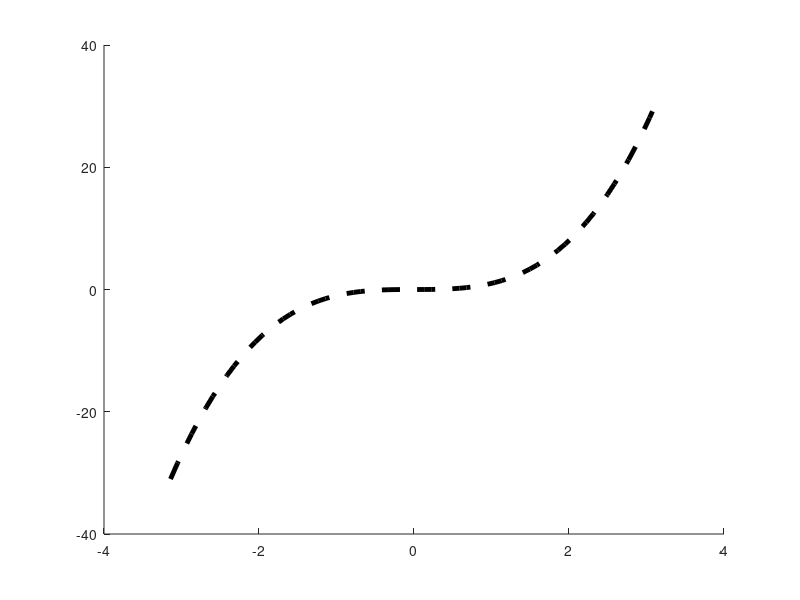

MATLAB code to generate this figure: (Note: this script raises an error after producing the figure.)
% Script de prueba para serie de Fourier
paso = 1/11;
nmax = 5;
f = @(x) x.^3;

x = [-pi:paso:pi];
valores_n = [1:1:nmax];
tiempo_pausa = 0.5;

% Graficar:
clf; 
hold on;

plot(x,f(x),'k--', 'LineWidth', 3.5);

leyendas = {'Función original f(x)'};

for n=1:nmax-1
   pause(tiempo_pausa);
   S = sFourier(f,x,n); 
   plot(x,S,'--','LineWidth',(n^1.5)/nmax);
   leyendas{n+1} = ['n = ' num2str(n)];
endfor
S = sFourier(f,x,nmax);
pause(tiempo_pausa);
plot(x,S,'r','LineWidth',(2));
leyendas{nmax+1} = ['n = ' num2str(nmax)];

xlabel('Eje X');
ylabel('Eje Y');
set(gca, 'FontSize', 12);
title('Aproximación de Fourier', 'FontSize', 14);
legend(leyendas, 'Location', 'southeast', 'FontSize', 11);
grid on;

hold off;
